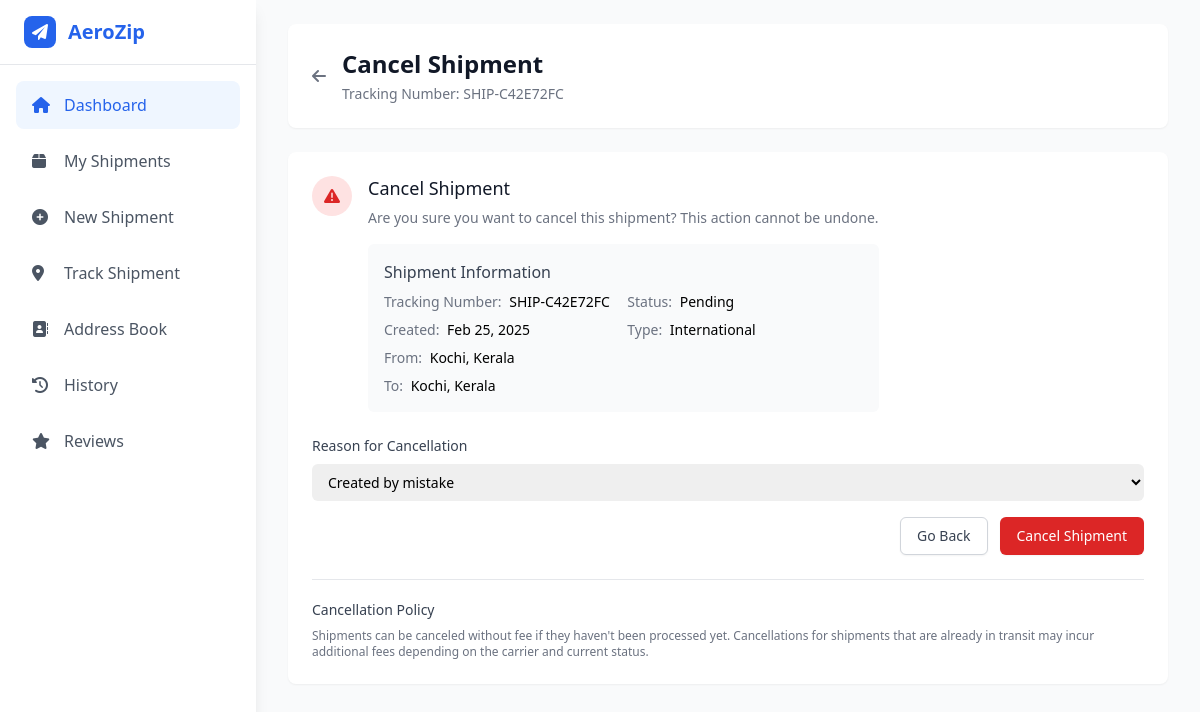
The page /shipments/SHIP-C42E72FC/cancel/ (signed in) on the database as committed earlier.
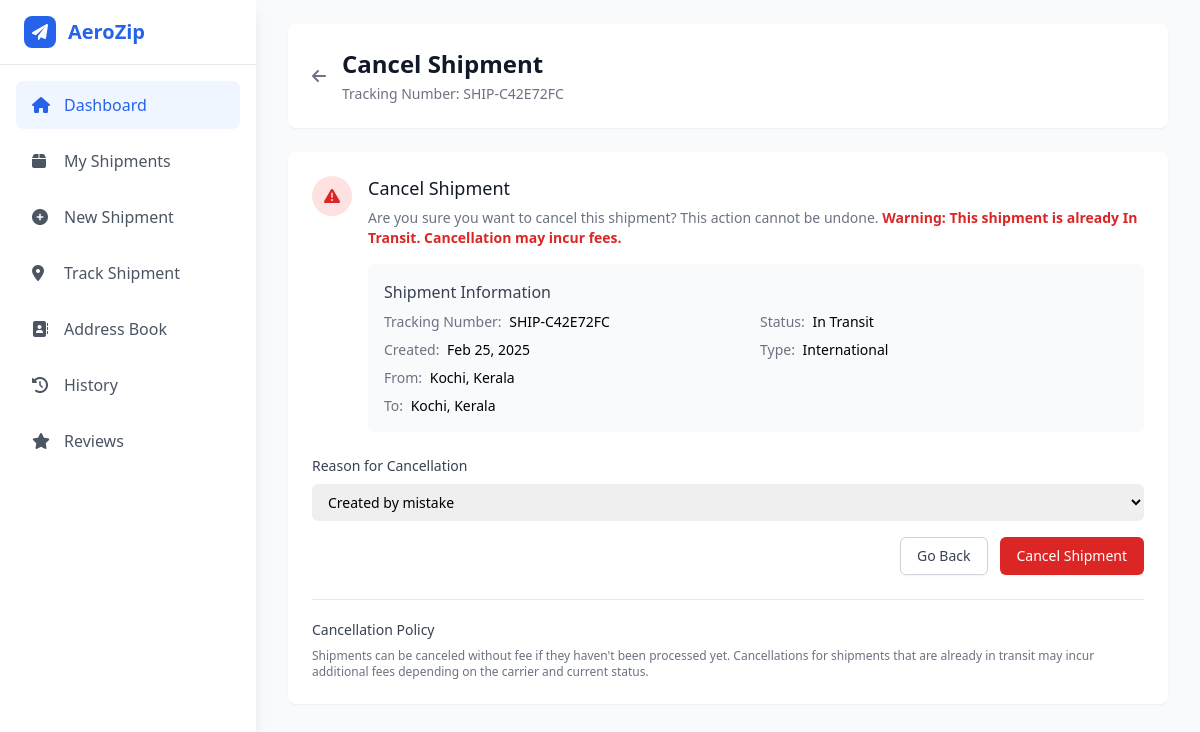
The same page on the database as committed later.
### main/models.py (models this page shows, shortened)
class Shipment(models.Model):
    STATUS_CHOICES = [
        ('pending', 'Pending'),
        ('processing', 'Processing'),
        ('in_transit', 'In Transit'),
        ('out_for_delivery', 'Out for Delivery'),
        ('delivered', 'Delivered'),
        ('cancelled', 'Cancelled'),
    ]
    SHIPPING_SPEED_CHOICES = [
        ('standard', 'Standard Shipping'),
        ('express', 'Express Shipping'),
        ('overnight', 'Overnight Shipping'),
    ]
    SHIPMENT_TYPE_CHOICES = [
        ('international', 'International'),
        ('domestic', 'Domestic'),
    ]
    tracking_number = models.CharField(max_length=50, unique=True,editable=False)
    user = models.ForeignKey(CustomUser, on_delete=models.CASCADE)
    sender_address = models.ForeignKey(Address, on_delete=models.PROTECT, related_name='sender_address', null=True)
    recipient_address = models.ForeignKey(Address, on_delete=models.PROTECT, related_name='receiver_address')
    shipment_type = models.CharField(max_length=20, choices=SHIPMENT_TYPE_CHOICES, default='domestic')
    from_airport_name = models.CharField(max_length=500, null=True, blank=True)
    from_airport_place = models.CharField(max_length=500, null=True, blank=True)
    from_airport_code = models.CharField(max_length=500, null=True, blank=True)
    to_airport_name = models.CharField(max_length=500, null=True, blank=True)
    to_airport_place = models.CharField(max_length=500, null=True, blank=True)
    to_airport_code = models.CharField(max_length=500, null=True, blank=True)
    weight = models.FloatField()
    status = models.CharField(max_length=20, choices=STATUS_CHOICES, default='pending')
    shipping_speed = models.CharField(max_length=20, choices=SHIPPING_SPEED_CHOICES, default='standard')
    created_at = models.DateTimeField(auto_now_add=True)
    updated_at = models.DateTimeField(auto_now=True)
    estimated_delivery = models.DateField(null=True, blank=True)
    shipping_cost = models.DecimalField(max_digits=10, decimal_places=2, null=True, blank=True)
    notes = models.TextField(blank=True)
    cancellation_reason = models.CharField(max_length=255, blank=True, null=True)
    cancellation_date = models.DateTimeField(blank=True, null=True)
    cancellation_fee = models.DecimalField(max_digits=10, decimal_places=2, blank=True, null=True)
    is_paid = models.BooleanField(default=False)

class Address(models.Model):
    user = models.ForeignKey(CustomUser, on_delete=models.CASCADE)
    name = models.CharField(max_length=100)
    street_address = models.CharField(max_length=200)
    city = models.CharField(max_length=100)
    state = models.CharField(max_length=100)
    country = models.CharField(max_length=100)
    postal_code = models.CharField(max_length=20)
    phone = models.CharField(max_length=20)
    is_default = models.BooleanField(default=False)

### users/views.py (the view, shortened to what this page needs)
# urls.py: path('shipments/<str:tracking_number>/cancel/', cancel_shipment, name='cancel_shipment'),
@login_required
def cancel_shipment(request, tracking_number):
    shipment = get_object_or_404(Shipment, tracking_number=tracking_number, user=request.user)
    if shipment.status == 'cancelled':
        messages.error(request, "This shipment has already been cancelled.")
        return redirect('shipment_detail', tracking_number=tracking_number)
    if shipment.status == 'delivered':
        messages.error(request, "Cannot cancel a shipment that has already been delivered.")
        return redirect('shipment_detail', tracking_number=tracking_number)
    if request.method == 'GET':
        return render(request, 'cancel_shipment.html', {
            'shipment': shipment
        })

### users/templates/cancel_shipment.html (shortened to what the changed rows need)
{% extends 'user_home.html' %}
{% block content %}
<div class="min-h-screen bg-gray-50">
    <div class="max-w-7xl mx-auto px-4 sm:px-6 lg:px-8 py-6">
        <div class="mb-6">
            <div class="bg-white rounded-lg shadow-sm p-6">
                <div class="flex items-center">
                    <div>
                        <h1 class="text-2xl font-bold text-gray-900">Cancel Shipment</h1>
                        <p class="mt-1 text-sm text-gray-500">Tracking Number: {{ shipment.tracking_number }}</p>
                    </div>
                </div>
            </div>
        </div>
        <div class="bg-white rounded-lg shadow-sm p-6">
            <div class="sm:flex sm:items-start">
                <div class="mt-3 text-center sm:mt-0 sm:ml-4 sm:text-left">
                    <div class="mt-2">
                        <p class="text-sm text-gray-500">
                            Are you sure you want to cancel this shipment? This action cannot be undone.
                            {% if shipment.status == 'in_transit' or shipment.status == 'out_for_delivery' %}
                            <strong class="text-red-600">Warning: This shipment is already {{ shipment.get_status_display }}. Cancellation may incur fees.</strong>
                            {% endif %}
                        </p>
                    </div>
                    <div class="mt-4 p-4 bg-gray-50 rounded-md">
                        <div class="grid grid-cols-2 gap-2 text-sm">
                            <div>
                                <span class="text-gray-500">Tracking Number:</span>
                                <span class="font-medium ml-1">{{ shipment.tracking_number }}</span>
                            </div>
                            <div>
                                <span class="text-gray-500">Status:</span>
                                <span class="font-medium ml-1">{{ shipment.get_status_display }}</span>
                            </div>
                            <div>
                                <span class="text-gray-500">Created:</span>
                                <span class="font-medium ml-1">{{ shipment.created_at|date:"M d, Y" }}</span>
                            </div>
                            <div>
                                <span class="text-gray-500">Type:</span>
                                <span class="font-medium ml-1">{{ shipment.get_shipment_type_display }}</span>
                            </div>
                            <div class="col-span-2">
                                <span class="text-gray-500">From:</span>
                                <span class="font-medium ml-1">{{ shipment.sender_address.city }}, {{ shipment.sender_address.state }}</span>
                            </div>
                            <div class="col-span-2">
                                <span class="text-gray-500">To:</span>
                                <span class="font-medium ml-1">{{ shipment.recipient_address.city }}, {{ shipment.recipient_address.state }}</span>
                            </div>
                        </div>
                    </div>
                </div>
            </div>
        </div>
    </div>
</div>
{% endblock %}

Rows that differ between the two databases and show on the page:
changed Shipment "SHIP-C42E72FC": status (not shown) → "In Transit"; status "Pending" → "In Transit"
Other text that changed with them:
text now shown: "Warning: This shipment is already . Cancellation may incur fees."
